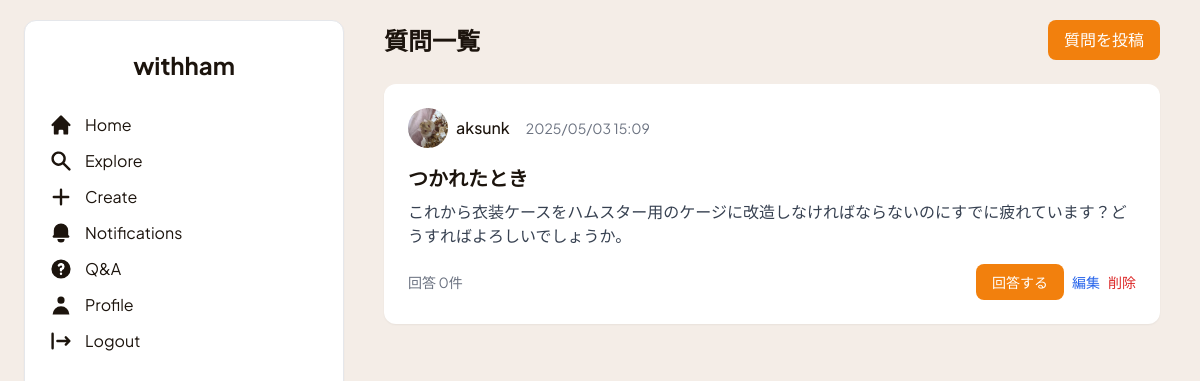
Screenshot of /questions/ (signed in) with the database file from the repository.
### withham/models.py (models this page shows, shortened)
class Question(models.Model):
    title = models.CharField("質問タイトル", max_length=200)
    text = models.TextField("質問内容")
    user = models.ForeignKey(User, on_delete=models.CASCADE, related_name='questions', verbose_name='質問者')
    created_at = models.DateTimeField("質問日時", default=timezone.now)
    is_resolved = models.BooleanField("解決済み", default=False)
    class Meta:
        verbose_name = '質問'
        verbose_name_plural = '質問'
        ordering = ['-created_at']

class UserProfile(models.Model):
    user = models.OneToOneField(User, on_delete=models.CASCADE, related_name='profile')
    bio = models.TextField("自己紹介", blank=True, null=True)
    avatar = models.ImageField("プロフィール画像", upload_to='avatars/', null=True, blank=True)
    following = models.ManyToManyField(User, related_name='followers', symmetrical=False, blank=True)

### withham/views.py (the view)
# urls.py: path('questions/', views.question_list, name='question_list'),             # 質問一覧
def question_list(request):
    questions = Question.objects.all().order_by('-created_at')
    context = {'questions': questions}
    return render(request, 'withham/question_list.html', context)

### withham/templates/withham/question_list.html (shortened to what this page needs)
{% extends "withham/base.html" %}
{% load static %}
{% load humanize %}
{% block content %}
<div class="max-w-4xl mx-auto px-4">
    <div class="flex justify-between items-center mb-6">
        <h1 class="text-2xl font-bold text-[#1c140d]">質問一覧</h1>
        {% if user.is_authenticated %}
        <a href="{% url 'withham:question_create' %}" class="bg-[#f2800d] text-white px-4 py-2 rounded-lg hover:bg-[#e67300]">
            質問を投稿
        </a>
        {% endif %}
    </div>
    <div class="space-y-6">
        {% for question in questions %}
        <div class="bg-white rounded-xl shadow-sm p-6">
            <div class="flex items-center gap-4 mb-4">
                <a href="{% url 'withham:profile_detail' question.user.pk %}" class="flex items-center gap-2">
                    {% if question.user.profile.avatar %}
                        <img src="{{ question.user.profile.avatar.url }}" alt="{{ question.user.username }}" class="w-10 h-10 rounded-full object-cover">
                    {% else %}
                        <div class="w-10 h-10 rounded-full bg-gray-200 flex items-center justify-center">
                            <svg class="w-6 h-6 text-gray-400" fill="currentColor" viewBox="0 0 20 20">
                                <path fill-rule="evenodd" d="M10 9a3 3 0 100-6 3 3 0 000 6zm-7 9a7 7 0 1114 0H3z" clip-rule="evenodd"></path>
                            </svg>
                        </div>
                    {% endif %}
                    <span class="font-medium text-[#1c140d]">{{ question.user.username }}</span>
                </a>
                <span class="text-sm text-gray-500">{{ question.created_at|date:"Y/m/d H:i" }}</span>
            </div>
            <a href="{% url 'withham:question_detail' question.pk %}" class="block">
                <h2 class="text-xl font-bold text-[#1c140d] mb-2 hover:text-[#f2800d]">{{ question.title }}</h2>
                <p class="text-gray-700 line-clamp-3">{{ question.text }}</p>
            </a>
            <div class="flex items-center justify-between mt-4">
                <div class="flex items-center gap-4">
                    <span class="text-sm text-gray-500">
                        回答 {{ question.answers.count }}件
                    </span>
                </div>
                <div class="flex items-center gap-2">
                    {% if user.is_authenticated %}
                    <a href="{% url 'withham:question_detail' question.pk %}" class="bg-[#f2800d] hover:opacity-90 text-white px-4 py-2 rounded-lg text-sm">
                        回答する
                    </a>
                    {% endif %}
                    {% if request.user == question.user %}
                    <a href="{% url 'withham:question_edit' question.pk %}" class="text-blue-600 hover:text-blue-800 text-sm">
                        編集
                    </a>
                    <a href="{% url 'withham:question_delete' question.pk %}" class="text-red-600 hover:text-red-800 text-sm">
                        削除
                    </a>
                    {% endif %}
                </div>
            </div>
        </div>
        {% endfor %}
    </div>
</div>
{% endblock %}

### rows the page displays
Question: user.profile.avatar (picture), user.username "aksunk", created_at "2025/05/03 15:09", title "つかれたとき", text "これから衣装ケースをハムスター用のケージに改造しなければならないのにすでに疲れています？どうすればよろしいでしょうか。", answers.count "0", shows "編集"
